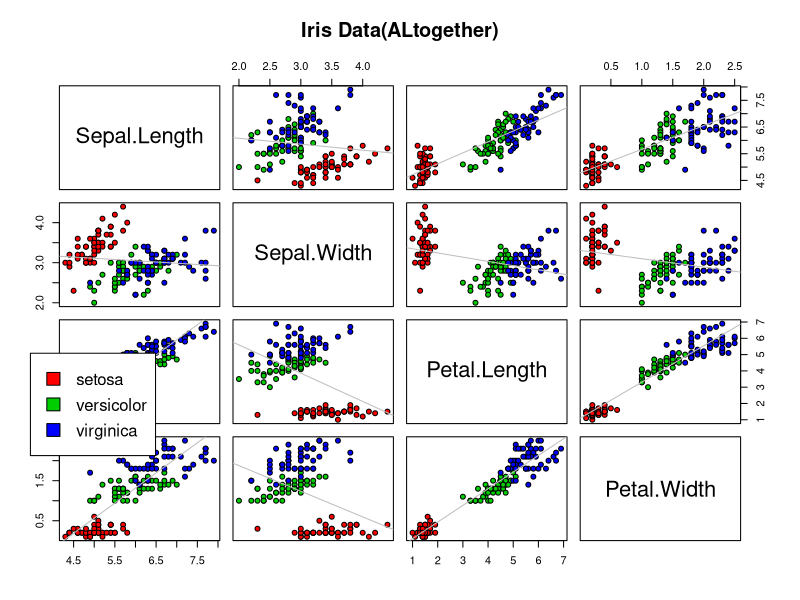
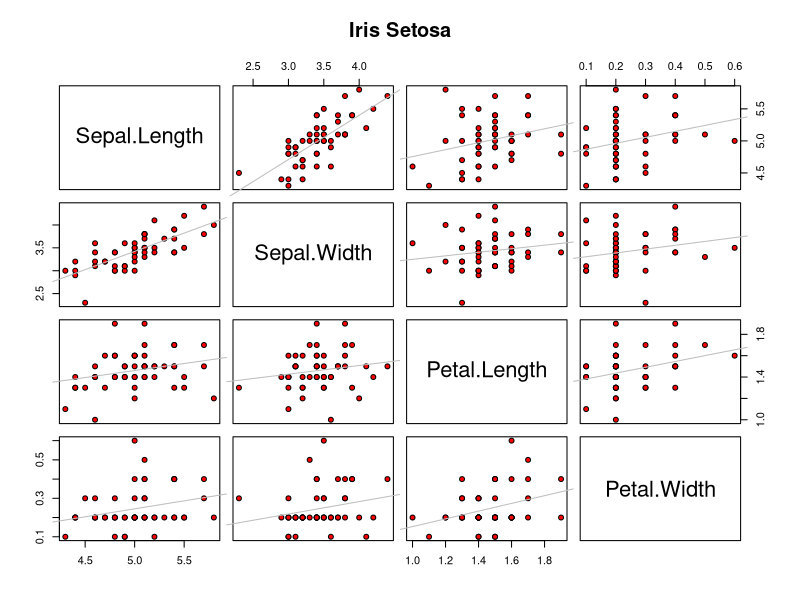
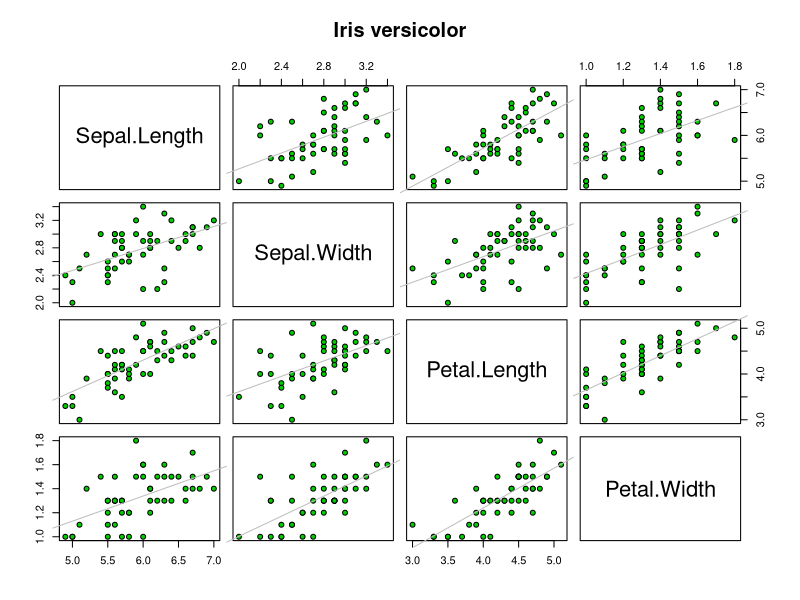
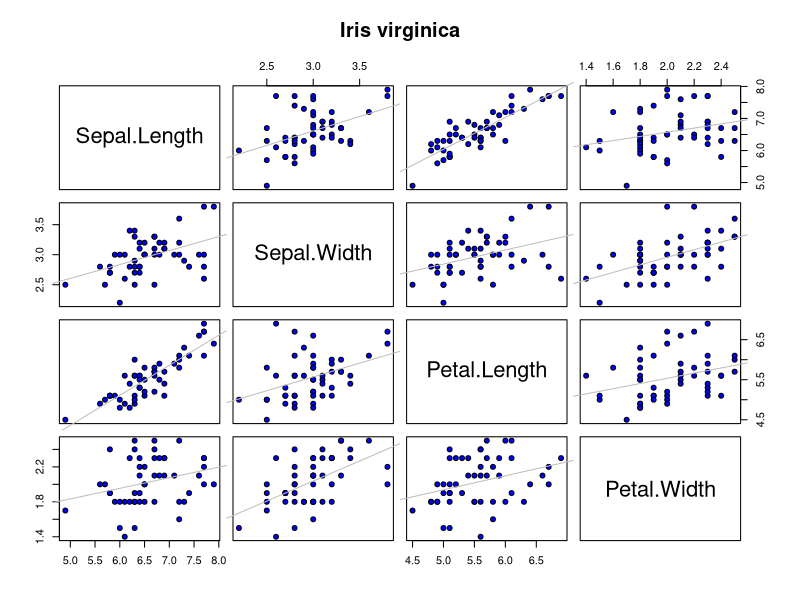
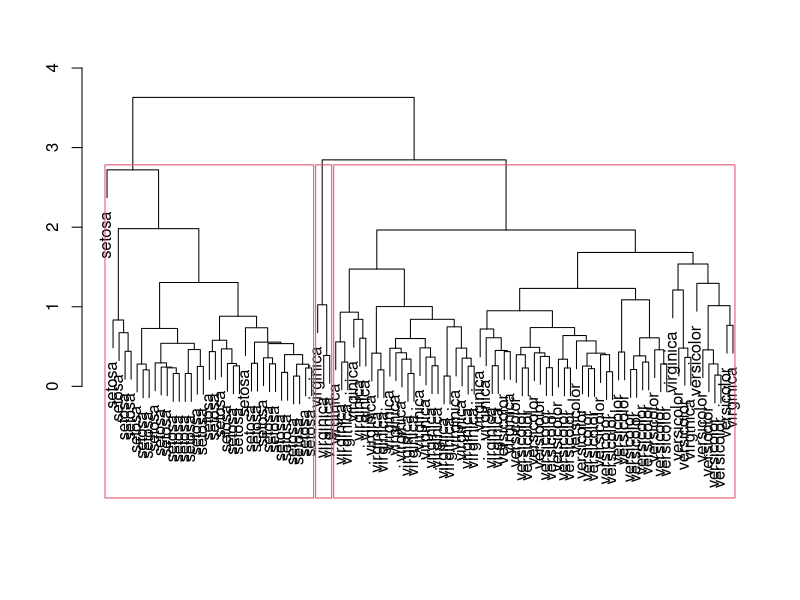
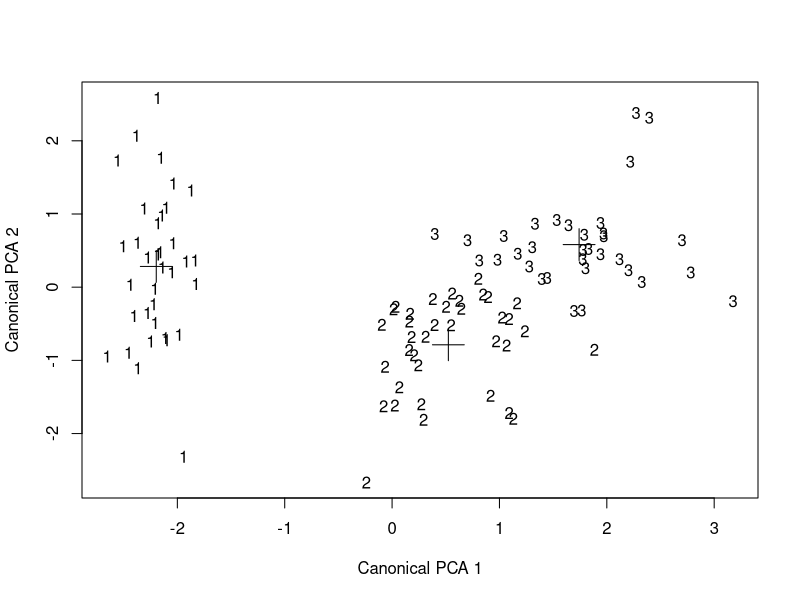
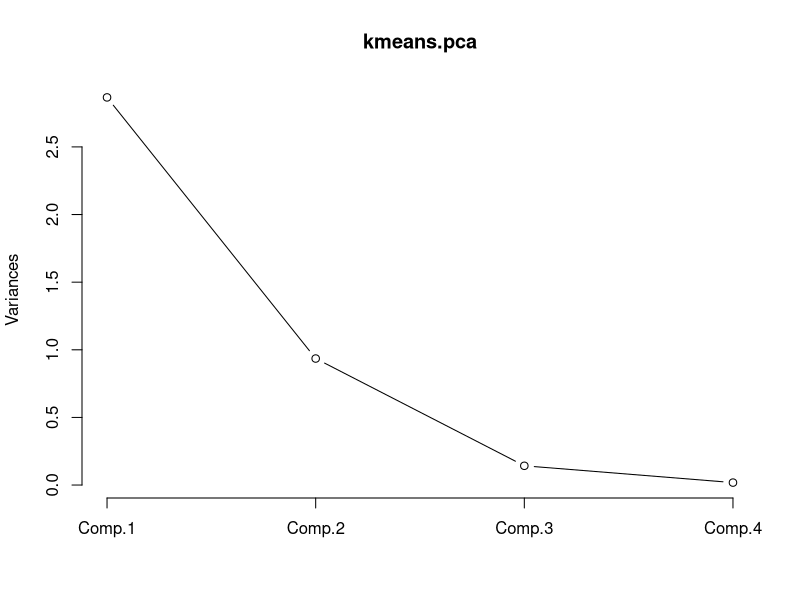
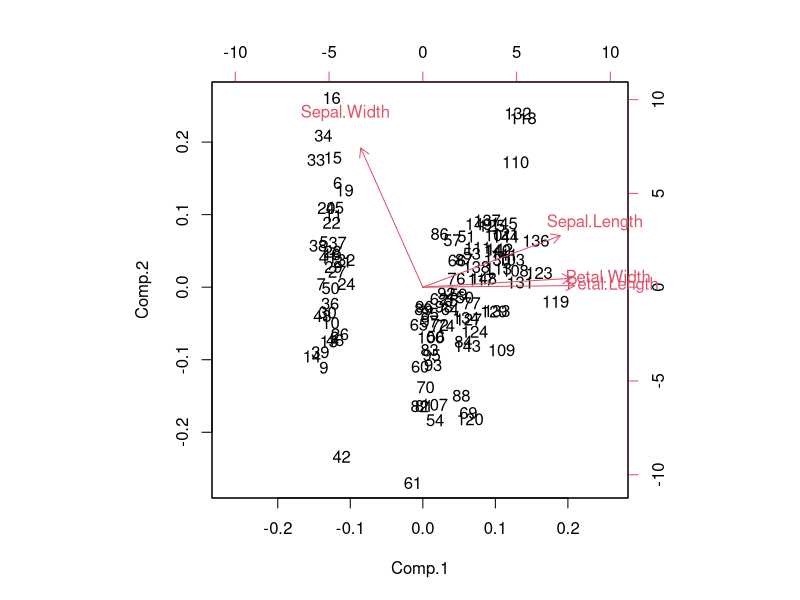

Generate these figures, in order, with R:
## ---- chunk 1
data(iris)
attach(iris)
head(iris)
# Put your R code here.
summary(iris[iris$Species=="setosa",]) #summary(iris[which(iris$Species=="setosa"),])
summary(iris[iris$Species=="versicolor",])
summary(iris[iris$Species=="virginica",])

pairs(iris[1:4], main = "Iris Data(ALtogether)", pch = 21, bg = c("red", "green3", "blue")[unclass(iris$Species)],panel = function (x, y, ...) {
    points(x, y, ...)
    abline(lm(y ~ x), col = "grey")
    });  par(xpd=TRUE);   legend(0,.4 , as.vector(unique(iris$Species)), fill=c("red", "green3", "blue"))


irisSetosa <- iris[iris$Species=="setosa",]
irisSetosa$Species <- NULL
pairs(irisSetosa[1:4], main = "Iris Setosa", pch = 21, bg = c("red"),panel = function (x, y, ...) {
    points(x, y, ...)
    abline(lm(y ~ x), col = "grey")
    })

irisVersi <- iris[iris$Species=="versicolor",]
irisVersi$Species <- NULL
pairs(irisVersi[1:4], main = "Iris versicolor", pch = 21, bg = c("green3"),panel = function (x, y, ...) {
    points(x, y, ...)
    abline(lm(y ~ x), col = "grey")
    })


irisVirginica <- iris[iris$Species=="virginica",]
irisVirginica $Species <- NULL
pairs(irisVirginica [1:4], main = "Iris virginica", pch = 21, bg = c("blue"),panel = function (x, y, ...) {
    points(x, y, ...)
    abline(lm(y ~ x), col = "grey")
    })



## ---- chunk 2
# Put your R code here.
train1 <- sample(1:50, 35, replace=FALSE)
train2 <- sample(51:100, 35, replace=FALSE)
train3 <- sample(101:150, 35, replace=FALSE)

test1 <- setdiff(1:50, train1)
test2 <- setdiff(51:100, train2)
test3 <- setdiff(101:150, train3)


train11 <- iris[train1,] # or train12 <- subset(iris[train1, ])
train11$train <- rep.int(TRUE,35)
test11 <- iris[test1,]
test11$train <-rep.int(FALSE,15)
setosa <- rbind(train11,test11)

train22 <- iris[train2,] # or train12 <- subset(iris[train1, ])
train22$train <- rep.int(TRUE,35)
test22 <- iris[test2,]
test22$train <-rep.int(FALSE,15)
versicolor <- rbind(train22,test22)

train33 <- iris[train3,] # or train12 <- subset(iris[train1, ])
train33$train <- rep.int(TRUE,35)
test33 <- iris[test3,]
test33$train <-rep.int(FALSE,15)
virginica <- rbind(train33,test33)

traina <- rbind(train11,train22,train33); head(traina)
testa <- rbind(test11,test22,test33) ; head(testa)

true.labelsa <- testa$Species
## ---- chunk 3
# Put your R code here.
traind <- traina
traind$Species <- NULL
traind$train <- NULL
traina.sc <- scale(traind)
traina.dis <- dist(traina.sc)
h.averagea <- hclust(traina.dis, method="average")
plot(h.averagea, ann = F , labels = traina$Species )
rect.hclust(h.averagea, k=3)
cutree(h.averagea, 3)


initial.pointsa <- tapply(traina.sc, list(rep(cutree(h.averagea, 3), ncol(traina.sc)), col(traina.sc)), mean)
dimnames(initial.pointsa) <- list(NULL, dimnames(traina.sc)[[2]])
initial.pointsa


## ---- chunk 4
# Put your R code here.
trainb.sc <- traina.sc
initial.pointsb <- initial.pointsa
kmeansa <- kmeans(trainb.sc,initial.pointsb)
kmeansa$centers

kmeansa$cluster  # the clusters found by k-means are NOT identical to those found by cutting the average-linkage tree into three grpups.

table(kmeansa$cluster,as.numeric(traina$Species))
# for group 2 and 3 it is not good but for group one it is perfect

kmeans.pca <- princomp(trainb.sc)
kmeans.pca.pred <- predict(kmeans.pca)
kmeans.pca.centers <- predict(kmeans.pca, kmeansa$centers)
plot(kmeans.pca.pred[, 1:2], type="n", xlab = "Canonical PCA 1", ylab = "Canonical PCA 2")
text(kmeans.pca.pred[, 1:2], labels = kmeansa$cluster)
points(kmeans.pca.centers[, 1:2], pch = 3, cex = 3)
screeplot(kmeans.pca, type = "lines")
biplot(kmeans.pca, pc.biplot = FALSE)

## ---- chunk 5
# Put your R code here.
library(class)
trainb <- traina
trainb$Species <- NULL ; trainb$train <- NULL
testb <- testa
testb$Species <- NULL ; testb$train<- NULL
(diabetes.knn <- knn (trainb, testb, traina$Species, k=2)) ;
table(diabetes.knn,true.labelsa)
## ---- chunk 6
# Put your R code here.
ratea <- c()
n.testa <- length(testa[,1])

for (k in 1:20) {
  predicted.labelsa <- knn(trainb, testb, traina$Species, k)
  n.incorrect.labelsa <- sum(predicted.labelsa != true.labelsa)
  misclassification.ratea <- n.incorrect.labelsa / n.testa
  ratea <- c(misclassification.ratea, ratea)
  
}
ratea

plot(1/(20:1), ratea, type="b", xlab="Flexibility (1/k)")


#According to the figure the optimal points easily can be chosen by looking at the figure (it is different for each run because the samples are random)





